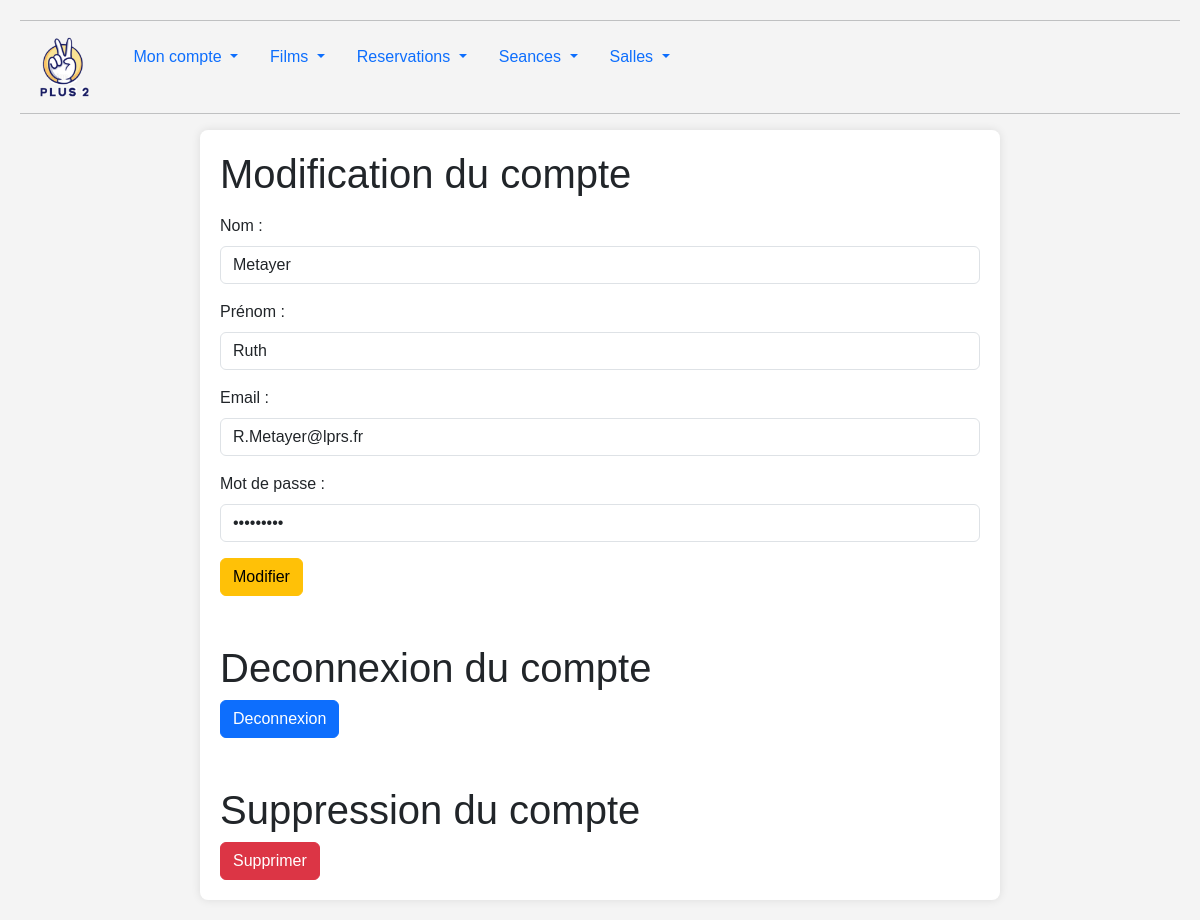
The app's page /vue/ModificationUtilisateur.php (signed in) with its own data.
### tables this page shows
CREATE TABLE `utilisateur` (
  `id_utilisateur` int(11) NOT NULL,
  `nom` varchar(50) NOT NULL,
  `prenom` varchar(50) NOT NULL,
  `mdp` varchar(100) NOT NULL,
  `email` varchar(60) NOT NULL,
  `role` varchar(11) DEFAULT 'user'
);

### src/modele/Utilisateur.php (called while the page is built, shortened)
<?php
class Utilisateur
{
    private $idUtilisateur;
    public function hydrate(array $donnees)
    {
        foreach ($donnees as $key => $value) {
            $method = 'set'.ucfirst($key);
        }
    }
    public function getIdUtilisateur()
    {
        return $this->idUtilisateur;
    }
    public function setIdUtilisateur($idUtilisateur)
    {
        $this->idUtilisateur = $idUtilisateur;
    }
}

### src/repository/RepositoryUtilisateur.php (called while the page is built, shortened)
<?php
class repositoryUtilisateur
{
    private $bdd;
    public function __construct()
    {
        $this->bdd = new BDD();
    }
    public function afficherUtilisateur(Utilisateur $user)
    {
        $affiche = "SELECT * FROM utilisateur WHERE id_utilisateur=:idUtilisateur";
        $req = $this->bdd->getBdd()->prepare($affiche);
        $req->execute(array(
            'idUtilisateur' => $user->getIdUtilisateur()));
        return $req->fetch();
    }
}

### src/bdd/BDD.php (called while the page is built)
<?php
class BDD
{
    private $bdd;
    public function __construct()
    {
        $this->bdd = new PDO('mysql:host=localhost;dbname=rmr_cinema;charset=utf8', 'root','' );
    }
    public function getBdd()
    {
        return $this->bdd;
    }
}

### vue/ModificationUtilisateur.php (the view, shortened to what this page needs)
<?php
require_once "../src/bdd/BDD.php";
require_once '../src/modele/Utilisateur.php';
require_once '../src/repository/RepositoryUtilisateur.php';
$user=new Utilisateur([
        'idUtilisateur'=>$_SESSION['userConnecte']['idUtilisateur'],
]);
$repository=new RepositoryUtilisateur();
$result=$repository->afficherUtilisateur($user);
?>
<!DOCTYPE html>
<html lang="fr">
<head>
  <link href="https://cdn.jsdelivr.net/npm/bootstrap@5.3.3/dist/css/bootstrap.min.css" rel="stylesheet">
</head>
<body>
<header>
    <hr>
    <menu class="nav">
        <li>
            <a class="navbar-brand" href="accueil.php"><img src="../assets/img/logoV2.jpg" style="height: 60px; margin-left: 20px;"></a>
            <button class="navbar-toggler" type="button" data-bs-toggle="collapse" data-bs-target="#navbarSupportedContent" aria-controls="navbarSupportedContent" aria-expanded="false" aria-label="Toggle navigation">
                <span class="navbar-toggler-icon"></span>
            </button>
        </li>
        <li class="nav-item dropdown">
            <a class="nav-link dropdown-toggle" href="#" role="button" data-bs-toggle="dropdown" aria-expanded="false">
                Mon compte
            </a>
        </li>
        <li class="nav-item dropdown">
            <a class="nav-link dropdown-toggle" href="#" role="button" data-bs-toggle="dropdown" aria-expanded="false">
                Films
            </a>
        </li>
        <?php
        if($_SESSION["userConnecte"]["role"]=="admin"){
            ?>
            <li class="nav-item dropdown">
                <a class="nav-link dropdown-toggle" href="#" role="button" data-bs-toggle="dropdown" aria-expanded="false">
                    Reservations
                </a>
            </li>
            <?php
        }?>
        <li class="nav-item dropdown">
            <a class="nav-link dropdown-toggle" href="#" role="button" data-bs-toggle="dropdown" aria-expanded="false">
                Seances
            </a>
        </li>
        <?php
        if($_SESSION["userConnecte"]["role"]=="admin"){
            ?>
            <li class="nav-item dropdown">
                <a class="nav-link dropdown-toggle" href="#" role="button" data-bs-toggle="dropdown" aria-expanded="false">
                    Salles
                </a>
            </li>
            <?php
        }?>
    </menu>
    <hr>
</header>
<div class="container">
  <h1>Modification du compte</h1>
  <form action="../src/traitement/TraitementModifUtilisateur.php" method="post">
    <div class="mb-3">
      <label for="nom" class="form-label">Nom :</label>
      <input type="text" class="form-control" id="nom" name="nom" value="<?=$result["nom"]?>">
    </div>
    <div class="mb-3">
      <label for="prenom" class="form-label">Prénom :</label>
      <input type="text" class="form-control" id="prenom" name="prenom" value="<?=$result["prenom"]?>">
    </div>
    <div class="mb-3">
      <label for="email" class="form-label">Email :</label>
      <input type="email" class="form-control" id="email" name="email" value="<?=$result["email"]?>">
    </div>
    <div class="mb-3">
      <label for="mdp" class="form-label">Mot de passe :</label>
      <input type="password" class="form-control" id="mdp" name="mdp" value="<?=$result["mdp"]?>">
    </div>
    <input type="submit" class="btn btn-warning" value="Modifier">
  </form>
    <h1 class="mt-5">Deconnexion du compte</h1>
    <form action="../src/traitement/DecoTraitement.php" method="post">
        <input type="submit" class="btn btn-primary" value="Deconnexion" name="deconnexion">
    </form>
    <h1 class="mt-5">Suppression du compte</h1>
    <button type="button" class="btn btn-danger" data-bs-toggle="modal" data-bs-target="#confirmModal">
        Supprimer
    </button>
</div>
</body>
</html>

### vue/ModificationUtilisateur.php (style rules this page uses)
body { font-family: Arial, sans-serif; margin: 20px; background-color: #f4f4f4; }
.container { max-width: 800px; margin: auto; background: white; padding: 20px; border-radius: 8px; box-shadow: 0px 0px 10px rgba(0, 0, 0, 0.1); position: relative; }
button { cursor: pointer; background-color: #007BFF; color: white; border: none; border-radius: 5px; }

### records on screen
utilisateur: nom "Metayer", prenom "Ruth", email "R.Metayer@lprs.fr"
